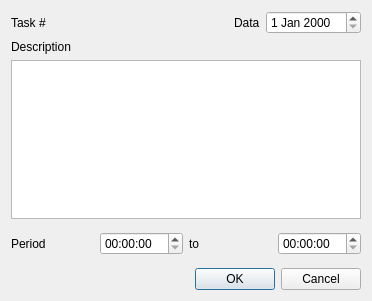
<?xml version="1.0" encoding="UTF-8"?>
<ui version="4.0">
 <class>DialogTask</class>
 <widget class="QDialog" name="DialogTask">
  <property name="geometry">
   <rect>
    <x>0</x>
    <y>0</y>
    <width>372</width>
    <height>301</height>
   </rect>
  </property>
  <property name="windowTitle">
   <string>Dialog</string>
  </property>
  <layout class="QVBoxLayout" name="verticalLayout">
   <item>
    <layout class="QHBoxLayout" name="horizontalLayout_2">
     <item>
      <widget class="QLabel" name="lblTaskNumber">
       <property name="text">
        <string>Task #</string>
       </property>
      </widget>
     </item>
     <item>
      <spacer name="horizontalSpacer">
       <property name="orientation">
        <enum>Qt::Horizontal</enum>
       </property>
       <property name="sizeHint" stdset="0">
        <size>
         <width>40</width>
         <height>20</height>
        </size>
       </property>
      </spacer>
     </item>
     <item>
      <widget class="QLabel" name="label">
       <property name="text">
        <string>Data</string>
       </property>
      </widget>
     </item>
     <item>
      <widget class="QDateEdit" name="dtDateTask"/>
     </item>
    </layout>
   </item>
   <item>
    <widget class="QLabel" name="label_2">
     <property name="text">
      <string>Description</string>
     </property>
    </widget>
   </item>
   <item>
    <widget class="QPlainTextEdit" name="txtDescription"/>
   </item>
   <item>
    <spacer name="verticalSpacer_2">
     <property name="orientation">
      <enum>Qt::Vertical</enum>
     </property>
     <property name="sizeHint" stdset="0">
      <size>
       <width>20</width>
       <height>40</height>
      </size>
     </property>
    </spacer>
   </item>
   <item>
    <layout class="QHBoxLayout" name="horizontalLayout">
     <item>
      <widget class="QLabel" name="label_3">
       <property name="text">
        <string>Period</string>
       </property>
      </widget>
     </item>
     <item>
      <widget class="QTimeEdit" name="tmStartTask"/>
     </item>
     <item>
      <widget class="QLabel" name="label_4">
       <property name="text">
        <string>to</string>
       </property>
      </widget>
     </item>
     <item>
      <widget class="QTimeEdit" name="tmStopTask"/>
     </item>
    </layout>
   </item>
   <item>
    <spacer name="verticalSpacer">
     <property name="orientation">
      <enum>Qt::Vertical</enum>
     </property>
     <property name="sizeHint" stdset="0">
      <size>
       <width>20</width>
       <height>40</height>
      </size>
     </property>
    </spacer>
   </item>
   <item>
    <widget class="QDialogButtonBox" name="buttonBox">
     <property name="orientation">
      <enum>Qt::Horizontal</enum>
     </property>
     <property name="standardButtons">
      <set>QDialogButtonBox::Cancel|QDialogButtonBox::Ok</set>
     </property>
    </widget>
   </item>
  </layout>
 </widget>
 <resources/>
 <connections>
  <connection>
   <sender>buttonBox</sender>
   <signal>accepted()</signal>
   <receiver>DialogTask</receiver>
   <slot>accept()</slot>
   <hints>
    <hint type="sourcelabel">
     <x>248</x>
     <y>254</y>
    </hint>
    <hint type="destinationlabel">
     <x>157</x>
     <y>274</y>
    </hint>
   </hints>
  </connection>
  <connection>
   <sender>buttonBox</sender>
   <signal>rejected()</signal>
   <receiver>DialogTask</receiver>
   <slot>reject()</slot>
   <hints>
    <hint type="sourcelabel">
     <x>316</x>
     <y>260</y>
    </hint>
    <hint type="destinationlabel">
     <x>286</x>
     <y>274</y>
    </hint>
   </hints>
  </connection>
 </connections>
</ui>
